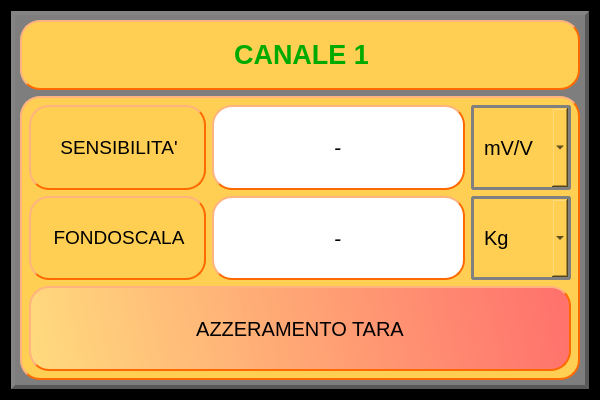
<?xml version="1.0" encoding="UTF-8"?>
<ui version="4.0">
 <class>Canale_Setup</class>
 <widget class="QDialog" name="Canale_Setup">
  <property name="windowModality">
   <enum>Qt::WindowModal</enum>
  </property>
  <property name="enabled">
   <bool>true</bool>
  </property>
  <property name="geometry">
   <rect>
    <x>0</x>
    <y>0</y>
    <width>600</width>
    <height>400</height>
   </rect>
  </property>
  <property name="sizePolicy">
   <sizepolicy hsizetype="Fixed" vsizetype="Fixed">
    <horstretch>0</horstretch>
    <verstretch>0</verstretch>
   </sizepolicy>
  </property>
  <property name="minimumSize">
   <size>
    <width>600</width>
    <height>400</height>
   </size>
  </property>
  <property name="maximumSize">
   <size>
    <width>600</width>
    <height>400</height>
   </size>
  </property>
  <property name="baseSize">
   <size>
    <width>600</width>
    <height>400</height>
   </size>
  </property>
  <property name="windowTitle">
   <string>Dialog</string>
  </property>
  <property name="autoFillBackground">
   <bool>false</bool>
  </property>
  <property name="styleSheet">
   <string notr="true">QWidget {
	background-color:rgb(0,0,0); 
}
</string>
  </property>
  <property name="modal">
   <bool>true</bool>
  </property>
  <layout class="QHBoxLayout" name="horizontalLayout">
   <property name="sizeConstraint">
    <enum>QLayout::SetNoConstraint</enum>
   </property>
   <item>
    <widget class="QWidget" name="widget" native="true">
     <property name="minimumSize">
      <size>
       <width>0</width>
       <height>0</height>
      </size>
     </property>
     <property name="styleSheet">
      <string notr="true">QWidget {
	background-color:rgb(126, 126, 126); 
	border-style: outset;
    border-width: 4px;
    border-color: rgb(88, 88, 88);
}</string>
     </property>
     <layout class="QGridLayout" name="gridLayout_7">
      <item row="0" column="0">
       <layout class="QGridLayout" name="gridLayout_4">
        <property name="bottomMargin">
         <number>0</number>
        </property>
        <item row="0" column="0">
         <widget class="QLabel" name="label_setup_title">
          <property name="sizePolicy">
           <sizepolicy hsizetype="Expanding" vsizetype="Preferred">
            <horstretch>0</horstretch>
            <verstretch>0</verstretch>
           </sizepolicy>
          </property>
          <property name="minimumSize">
           <size>
            <width>0</width>
            <height>70</height>
           </size>
          </property>
          <property name="styleSheet">
           <string notr="true">QLabel {
    border: 2px solid black;
    border-radius: 10px;
	background-color:rgb(255, 207, 84); 
	border-style: outset;
    border-width: 2px;
    border-color: rgb(255, 106, 0);
	border-radius: 20px;
}
QLabel{
	color: rgb(0,0,0);
}</string>
          </property>
          <property name="text">
           <string>&lt;html&gt;&lt;head/&gt;&lt;body&gt;&lt;p align=&quot;center&quot;&gt;&lt;span style=&quot; font-size:20pt; font-weight:700; color:#00aa00;&quot;&gt;CANALE 1&lt;/span&gt;&lt;/p&gt;&lt;/body&gt;&lt;/html&gt;</string>
          </property>
         </widget>
        </item>
       </layout>
      </item>
      <item row="1" column="0">
       <widget class="QWidget" name="gridWidget_3" native="true">
        <property name="styleSheet">
         <string notr="true">QWidget {
    border: 2px solid black;
    border-radius: 10px;
	background-color:rgb(255, 207, 84); 
	border-style: outset;
    border-width: 2px;
    border-color: rgb(255, 106, 0);
	border-radius: 20px;
}
</string>
        </property>
        <layout class="QGridLayout" name="gridLayout_2">
         <item row="0" column="1" colspan="2">
          <layout class="QGridLayout" name="gridLayout_5">
           <item row="0" column="0">
            <widget class="QLineEdit" name="lineEdit_sensibilita">
             <property name="sizePolicy">
              <sizepolicy hsizetype="Expanding" vsizetype="Expanding">
               <horstretch>0</horstretch>
               <verstretch>0</verstretch>
              </sizepolicy>
             </property>
             <property name="font">
              <font>
               <pointsize>16</pointsize>
               <italic>true</italic>
              </font>
             </property>
             <property name="styleSheet">
              <string notr="true">QWidget{
	background-color:rgb(255, 255, 255); 
	border-style: outset;
    border-width: 2px;
    border-color: rgb(255, 106, 0);
	border-radius: 20;
	color: rgb(0,0,0);
}</string>
             </property>
             <property name="text">
              <string>-</string>
             </property>
             <property name="cursorPosition">
              <number>1</number>
             </property>
             <property name="alignment">
              <set>Qt::AlignCenter</set>
             </property>
             <property name="clearButtonEnabled">
              <bool>false</bool>
             </property>
            </widget>
           </item>
           <item row="0" column="1">
            <widget class="QComboBox" name="comboBox_sens">
             <property name="sizePolicy">
              <sizepolicy hsizetype="Fixed" vsizetype="Preferred">
               <horstretch>0</horstretch>
               <verstretch>0</verstretch>
              </sizepolicy>
             </property>
             <property name="minimumSize">
              <size>
               <width>100</width>
               <height>0</height>
              </size>
             </property>
             <property name="maximumSize">
              <size>
               <width>100</width>
               <height>16777215</height>
              </size>
             </property>
             <property name="font">
              <font>
               <pointsize>15</pointsize>
              </font>
             </property>
             <property name="cursor">
              <cursorShape>PointingHandCursor</cursorShape>
             </property>
             <property name="styleSheet">
              <string notr="true">QComboBox {
    border: 3px solid gray;
    border-radius: 3px;
    padding: 1px 1px 1px 10px;
    min-width: 6em;
    color: rgb(0, 0, 0); /* Colore del testo del QComboBox */
}

QComboBox:hover, QPushButton:hover
{
    border: 1px solid rgb(202, 203, 194);
    color: white;
}

QComboBox:!editable, QComboBox::drop-down:editable {
    background: qlineargradient(x1: 0, y1: 0, x2: 0, y2: 1,
                                stop: 0 #E1E1E1, stop: 0.4 #DDDDDD,
                                stop: 0.5 #D8D8D8, stop: 1.0 #D3D3D3);
}


/* Stile della tendina del QComboBox */
QComboBox QAbstractItemView {
    background-color:	qlineargradient(x1: 0, y1: 0, x2: 0, y2: 1,
                                stop: 0 #E1E1E1, stop: 0.4 #DDDDDD,
                                stop: 0.5 #D8D8D8, stop: 1.0 #D3D3D3); ; /* Colore di sfondo della tendina */
    selection-background-color: #3399FF; /* Colore di sfondo dell'elemento selezionato */
    selection-color:rgb(106, 112, 113); /* Colore del testo dell'elemento selezionato */
    border: 3px solid gray;
    border-radius: 3px;
    padding: 1px 18px 1px 3px;
    min-width: 6em;
    color: rgb(0, 0, 0); /* Colore del testo del QComboBox */
}</string>
             </property>
             <item>
              <property name="text">
               <string>mV/V</string>
              </property>
             </item>
            </widget>
           </item>
          </layout>
         </item>
         <item row="0" column="0">
          <layout class="QGridLayout" name="gridLayout">
           <item row="0" column="0">
            <widget class="QLabel" name="label_sensib_setup">
             <property name="sizePolicy">
              <sizepolicy hsizetype="Preferred" vsizetype="Preferred">
               <horstretch>0</horstretch>
               <verstretch>0</verstretch>
              </sizepolicy>
             </property>
             <property name="styleSheet">
              <string notr="true">QLabel{
	background-color:rgb(255, 207, 84); 
	border-style: outset;
    border-width: 2px;
    border-color: rgb(255, 106, 0);
	border-radius: 20px;
	color: rgb(0,0,0);
}
</string>
             </property>
             <property name="text">
              <string>&lt;html&gt;&lt;head/&gt;&lt;body&gt;&lt;p align=&quot;center&quot;&gt;&lt;span style=&quot; font-size:14pt;&quot;&gt;SENSIBILITA'&lt;/span&gt;&lt;/p&gt;&lt;/body&gt;&lt;/html&gt;</string>
             </property>
            </widget>
           </item>
          </layout>
         </item>
         <item row="3" column="0" colspan="3">
          <layout class="QGridLayout" name="gridLayout_9">
           <item row="0" column="0">
            <widget class="QPushButton" name="pushButton_azzeramento_tara">
             <property name="sizePolicy">
              <sizepolicy hsizetype="Minimum" vsizetype="Expanding">
               <horstretch>0</horstretch>
               <verstretch>0</verstretch>
              </sizepolicy>
             </property>
             <property name="minimumSize">
              <size>
               <width>0</width>
               <height>70</height>
              </size>
             </property>
             <property name="font">
              <font>
               <pointsize>15</pointsize>
              </font>
             </property>
             <property name="cursor">
              <cursorShape>PointingHandCursor</cursorShape>
             </property>
             <property name="styleSheet">
              <string notr="true">QWidget{
	background-color:qlineargradient(spread:pad, x1:0, y1:1, x2:1, y2:0.965909, stop:0 rgba(255, 220, 129, 236), stop:1 rgba(255, 110, 110, 242)); 
	border-style: outset;
    border-width: 2px;
    border-color: rgb(255, 106, 0);
	border-radius: 20px;
	color: rgb(0,0,0);
}
QPushButton::pressed{
	border-width: 2px;
	background-color:qlineargradient(spread:pad, x1:0, y1:1, x2:1, y2:0.965909, stop:0 rgba(255, 110, 110, 242), stop:1 rgba(255, 220, 129, 236)); 
	color: rgb(0, 0, 0);
}</string>
             </property>
             <property name="text">
              <string>AZZERAMENTO TARA</string>
             </property>
            </widget>
           </item>
          </layout>
         </item>
         <item row="2" column="1" colspan="2">
          <layout class="QGridLayout" name="gridLayout_6">
           <item row="0" column="1">
            <widget class="QLineEdit" name="lineEdit_fondoscala">
             <property name="sizePolicy">
              <sizepolicy hsizetype="Expanding" vsizetype="Expanding">
               <horstretch>0</horstretch>
               <verstretch>0</verstretch>
              </sizepolicy>
             </property>
             <property name="font">
              <font>
               <pointsize>16</pointsize>
               <italic>true</italic>
              </font>
             </property>
             <property name="styleSheet">
              <string notr="true">QWidget{
	background-color:rgb(255, 255, 255); 
	border-style: outset;
    border-width: 2px;
    border-color: rgb(255, 106, 0);
	border-radius: 20;
	color: rgb(0,0,0);
}</string>
             </property>
             <property name="text">
              <string>-</string>
             </property>
             <property name="alignment">
              <set>Qt::AlignCenter</set>
             </property>
            </widget>
           </item>
           <item row="0" column="2">
            <widget class="QComboBox" name="comboBox_fullscale">
             <property name="sizePolicy">
              <sizepolicy hsizetype="Fixed" vsizetype="Preferred">
               <horstretch>0</horstretch>
               <verstretch>0</verstretch>
              </sizepolicy>
             </property>
             <property name="minimumSize">
              <size>
               <width>100</width>
               <height>0</height>
              </size>
             </property>
             <property name="maximumSize">
              <size>
               <width>100</width>
               <height>16777215</height>
              </size>
             </property>
             <property name="font">
              <font>
               <pointsize>15</pointsize>
              </font>
             </property>
             <property name="styleSheet">
              <string notr="true">QComboBox {
    border: 3px solid gray;
    border-radius: 3px;
    padding: 1px 1px 1px 10px;
    min-width: 6em;
    color: rgb(0, 0, 0); /* Colore del testo del QComboBox */
}

QComboBox:hover, QPushButton:hover
{
    border: 1px solid rgb(202, 203, 194);
    color: white;
}

QComboBox:!editable, QComboBox::drop-down:editable {
    background: qlineargradient(x1: 0, y1: 0, x2: 0, y2: 1,
                                stop: 0 #E1E1E1, stop: 0.4 #DDDDDD,
                                stop: 0.5 #D8D8D8, stop: 1.0 #D3D3D3);
}


/* Stile della tendina del QComboBox */
QComboBox QAbstractItemView {
    background-color:	qlineargradient(x1: 0, y1: 0, x2: 0, y2: 1,
                                stop: 0 #E1E1E1, stop: 0.4 #DDDDDD,
                                stop: 0.5 #D8D8D8, stop: 1.0 #D3D3D3); ; /* Colore di sfondo della tendina */
    selection-background-color: #3399FF; /* Colore di sfondo dell'elemento selezionato */
    selection-color:rgb(106, 112, 113); /* Colore del testo dell'elemento selezionato */
    border: 3px solid gray;
    border-radius: 3px;
    padding: 1px 18px 1px 3px;
    min-width: 6em;
    color: rgb(0, 0, 0); /* Colore del testo del QComboBox */
}</string>
             </property>
             <property name="currentIndex">
              <number>0</number>
             </property>
             <item>
              <property name="text">
               <string>Kg</string>
              </property>
             </item>
             <item>
              <property name="text">
               <string>N</string>
              </property>
             </item>
             <item>
              <property name="text">
               <string>Nm</string>
              </property>
             </item>
            </widget>
           </item>
          </layout>
         </item>
         <item row="2" column="0">
          <layout class="QGridLayout" name="gridLayout_3">
           <item row="0" column="0">
            <widget class="QLabel" name="label_fondoscala_setup">
             <property name="sizePolicy">
              <sizepolicy hsizetype="Preferred" vsizetype="Preferred">
               <horstretch>0</horstretch>
               <verstretch>0</verstretch>
              </sizepolicy>
             </property>
             <property name="styleSheet">
              <string notr="true">QLabel{
	background-color:rgb(255, 207, 84); 
	border-style: outset;
    border-width: 2px;
    border-color: rgb(255, 106, 0);
	border-radius: 20px;
	color: rgb(0,0,0);
}
</string>
             </property>
             <property name="text">
              <string>&lt;html&gt;&lt;head/&gt;&lt;body&gt;&lt;p align=&quot;center&quot;&gt;&lt;span style=&quot; font-size:14pt;&quot;&gt;FONDOSCALA&lt;/span&gt;&lt;/p&gt;&lt;/body&gt;&lt;/html&gt;</string>
             </property>
            </widget>
           </item>
          </layout>
         </item>
        </layout>
       </widget>
      </item>
     </layout>
    </widget>
   </item>
  </layout>
 </widget>
 <resources/>
 <connections/>
</ui>
